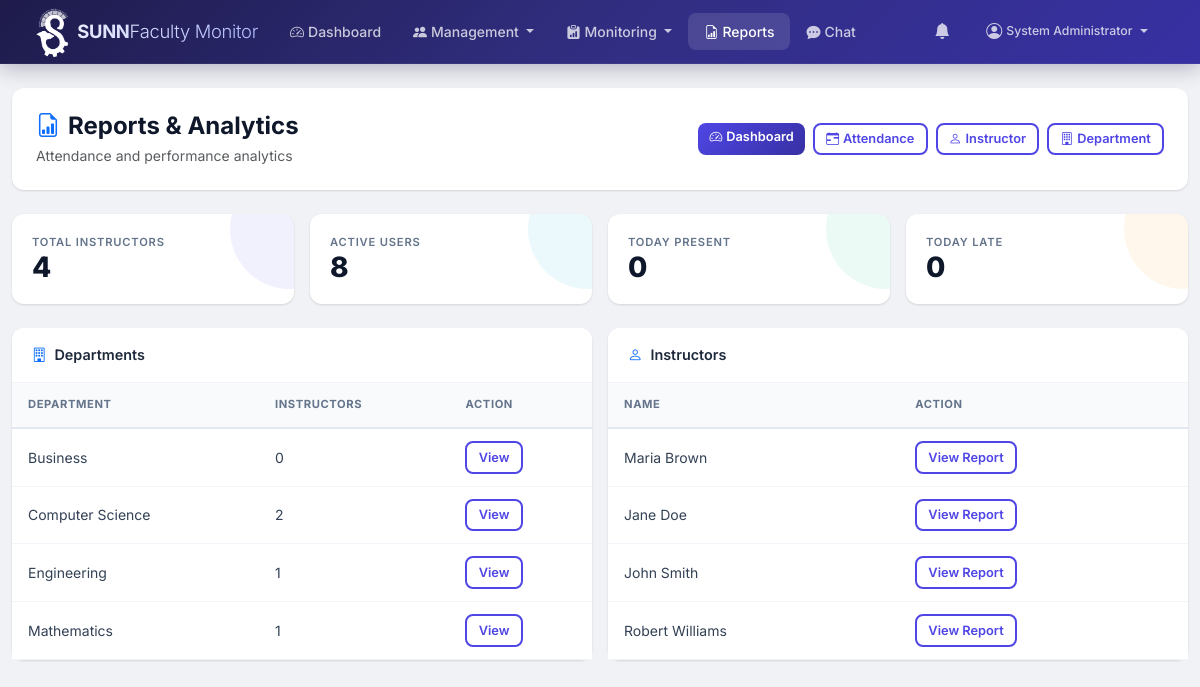
Screenshot of /admin/reports.php (signed in) with the database file from the repository.
### tables this page shows
CREATE TABLE departments (
    id INT PRIMARY KEY AUTO_INCREMENT,
    name VARCHAR(100) NOT NULL,
    code VARCHAR(20) UNIQUE NOT NULL,
    description TEXT DEFAULT NULL,
    status ENUM('active', 'inactive') NOT NULL DEFAULT 'active',
    created_at TIMESTAMP DEFAULT CURRENT_TIMESTAMP
);

CREATE TABLE users (
    id INT PRIMARY KEY AUTO_INCREMENT,
    username VARCHAR(50) UNIQUE NOT NULL,
    password VARCHAR(255) NOT NULL,
    email VARCHAR(100) UNIQUE NOT NULL,
    first_name VARCHAR(50) NOT NULL,
    last_name VARCHAR(50) NOT NULL,
    role ENUM('admin', 'instructor', 'student', 'department_head') NOT NULL DEFAULT 'instructor',
    status ENUM('active', 'inactive', 'suspended') NOT NULL DEFAULT 'active',
    profile_image VARCHAR(255) DEFAULT NULL,
    preferences JSON DEFAULT NULL,
    last_login DATETIME DEFAULT NULL,
    last_activity DATETIME DEFAULT NULL,
    created_at TIMESTAMP DEFAULT CURRENT_TIMESTAMP,
    updated_at TIMESTAMP DEFAULT CURRENT_TIMESTAMP ON UPDATE CURRENT_TIMESTAMP
);

### admin/reports.php (the view, shortened to what this page needs)
<?php
$db = getDB();
$report_type = $_GET['type'] ?? 'dashboard';
$month = $_GET['month'] ?? date('m');
$year = $_GET['year'] ?? date('Y');
$total_instructors = $db->query("SELECT COUNT(*) FROM instructors")->fetchColumn();
$total_users = $db->query("SELECT COUNT(*) FROM users WHERE status='active'")->fetchColumn();
$today_attendance = $db->query("SELECT COUNT(*) FROM attendance_logs WHERE DATE(timestamp)=CURDATE() AND type='time_in'")->fetchColumn();
$today_late = $db->query("SELECT COUNT(*) FROM attendance_logs WHERE DATE(timestamp)=CURDATE() AND type='time_in' AND status='late'")->fetchColumn();
$dept_list = $db->query("SELECT id, name FROM departments WHERE status='active' ORDER BY name")->fetchAll();
$inst_list = $db->query("SELECT u.id, u.first_name, u.last_name FROM users u JOIN instructors i ON u.id=i.user_id WHERE u.role='instructor' AND u.status='active' ORDER BY u.last_name")->fetchAll();
require_once __DIR__ . '/../includes/header.php';
require_once __DIR__ . '/../includes/navbar.php';
?>
<div class="container-fluid py-4">
<div class="page-header d-flex flex-wrap justify-content-between align-items-center gap-2 fade-in mb-4">
    <div>
        <h4 class="mb-1"><i class="bi bi-file-earmark-bar-graph me-2 text-primary"></i>Reports & Analytics</h4>
        <p class="text-muted mb-0 small">Attendance and performance analytics</p>
    </div>
    <div class="d-flex gap-2">
        <a href="?type=dashboard" class="btn btn-sm <?= $report_type==='dashboard'?'btn-primary':'btn-outline-primary' ?>"><i class="bi bi-speedometer2 me-1"></i>Dashboard</a>
        <a href="?type=attendance&month=<?= $month ?>&year=<?= $year ?>" class="btn btn-sm <?= $report_type==='attendance'?'btn-primary':'btn-outline-primary' ?>"><i class="bi bi-calendar-range me-1"></i>Attendance</a>
        <a href="?type=instructor" class="btn btn-sm <?= $report_type==='instructor'?'btn-primary':'btn-outline-primary' ?>"><i class="bi bi-person me-1"></i>Instructor</a>
        <a href="?type=department" class="btn btn-sm <?= $report_type==='department'?'btn-primary':'btn-outline-primary' ?>"><i class="bi bi-building me-1"></i>Department</a>
    </div>
</div>
<?php if ($report_type === 'dashboard'): ?>
<div class="row g-3 mb-4">
    <div class="col-md-3">
        <div class="card stat-card primary"><div class="card-body">
            <div class="stat-label">Total Instructors</div>
            <div class="stat-value"><?= $total_instructors ?></div>
        </div></div>
    </div>
    <div class="col-md-3">
        <div class="card stat-card info"><div class="card-body">
            <div class="stat-label">Active Users</div>
            <div class="stat-value"><?= $total_users ?></div>
        </div></div>
    </div>
    <div class="col-md-3">
        <div class="card stat-card success"><div class="card-body">
            <div class="stat-label">Today Present</div>
            <div class="stat-value"><?= $today_attendance ?></div>
        </div></div>
    </div>
    <div class="col-md-3">
        <div class="card stat-card warning"><div class="card-body">
            <div class="stat-label">Today Late</div>
            <div class="stat-value"><?= $today_late ?></div>
        </div></div>
    </div>
</div>
<div class="row g-3">
    <div class="col-lg-6">
        <div class="card"><div class="card-header"><i class="bi bi-building me-2 text-primary"></i>Departments</div>
        <div class="card-body p-0">
            <table class="table table-sm mb-0">
                <thead class="table-light"><tr><th>Department</th><th>Instructors</th><th>Action</th></tr></thead>
                <tbody>
                    <?php foreach ($dept_list as $d):
                        $cnt = $db->prepare("SELECT COUNT(*) FROM instructors WHERE department_id=?");
                        $cnt->execute([$d['id']]);
                    ?>
                    <tr><td><?= htmlspecialchars($d['name']) ?></td><td><?= $cnt->fetchColumn() ?></td><td><a href="?type=department&department_id=<?= $d['id'] ?>&month=<?= $month ?>&year=<?= $year ?>" class="btn btn-sm btn-outline-primary">View</a></td></tr>
                    <?php endforeach; ?>
                </tbody>
            </table>
        </div></div>
    </div>
    <div class="col-lg-6">
        <div class="card"><div class="card-header"><i class="bi bi-person me-2 text-primary"></i>Instructors</div>
        <div class="card-body p-0">
            <table class="table table-sm mb-0">
                <thead class="table-light"><tr><th>Name</th><th>Action</th></tr></thead>
                <tbody>
                    <?php foreach ($inst_list as $inst): ?>
                    <tr><td><?= htmlspecialchars($inst['first_name'] . ' ' . $inst['last_name']) ?></td><td><a href="?type=instructor&instructor_id=<?= $inst['id'] ?>&month=<?= $month ?>&year=<?= $year ?>" class="btn btn-sm btn-outline-primary">View Report</a></td></tr>
                    <?php endforeach; ?>
                </tbody>
            </table>
        </div></div>
    </div>
</div>
<?php endif; ?>
</div>
<?php require_once __DIR__ . '/../includes/footer.php'; ?>

### assets/css/style.css (style rules this page uses)
:root { --primary: #4f46e5; --primary-dark: #3730a3; --primary-light: #818cf8; --primary-bg: rgba(79, 70, 229, 0.08); --secondary: #0ea5e9; --success: #10b981; --success-bg: rgba(16, 185, 129, 0.1); --warning: #f59e0b; --warning-bg: rgba(245, 158, 11, 0.1); --danger: #ef4444; --danger-bg: rgba(239, 68, 68, 0.1); --info: #06b6d4; --info-bg: rgba(6, 182, 212, 0.1); --dark: #1e293b; --gray-50: #f8fafc; --gray-100: #f1f5f9; --gray-200: #e2e8f0; --gray-300: #cbd5e1; --gray-400: #94a3b8; --gray-500: #64748b; --gray-600: #475569; --gray-700: #334155; --gray-800: #1e293b; --gray-900: #0f172a; --body-bg: #f0f2f5; --card-shadow: 0 1px 3px rgba(0,0,0,.08), 0 1px 2px rgba(0,0,0,.06); --card-shadow-hover: 0 10px 25px rgba(0,0,0,.1), 0 4px 10px rgba(0,0,0,.06); --border-radius: 12px; --border-radius-sm: 8px; --border-radius-lg: 16px; --transition: all .2s ease; --nav-height: 64px; }
* { margin: 0; padding: 0; box-sizing: border-box; }
body { font-family: 'Inter', -apple-system, BlinkMacSystemFont, sans-serif; background: var(--body-bg); color: var(--gray-800); min-height: 100vh; -webkit-font-smoothing: antialiased; -moz-osx-font-smoothing: grayscale; }
.card { border: none; border-radius: var(--border-radius); box-shadow: var(--card-shadow); transition: var(--transition); }
.card-header { background: #fff; border-bottom: 1px solid var(--gray-100); padding: 1rem 1.25rem; font-weight: 600; font-size: .9rem; color: var(--gray-800); border-radius: var(--border-radius) var(--border-radius) 0 0 !important; }
.card-body { padding: 1.25rem; }
.stat-card { border-radius: var(--border-radius); border: none; position: relative; overflow: hidden; }
.stat-card::after { content: ''; position: absolute; top: -50%; right: -20%; width: 120px; height: 120px; border-radius: 50%; opacity: .08; }
.stat-card.primary::after { background: var(--primary); }
.stat-card.success::after { background: var(--success); }
.stat-card.warning::after { background: var(--warning); }
.stat-card.info::after { background: var(--info); }
.stat-card .card-body { padding: 1.25rem; }
.stat-card .stat-label { font-size: .7rem; text-transform: uppercase; letter-spacing: .8px; font-weight: 600; color: var(--gray-500); }
.stat-card .stat-value { font-size: 1.75rem; font-weight: 800; color: var(--gray-900); line-height: 1.2; }
.table { margin-bottom: 0; font-size: .875rem; }
.table thead th { background: var(--gray-50); font-size: .7rem; text-transform: uppercase; letter-spacing: .6px; font-weight: 700; color: var(--gray-500); padding: .85rem 1rem; border-bottom: 2px solid var(--gray-200); }
.table tbody td { padding: .75rem 1rem; vertical-align: middle; border-bottom: 1px solid var(--gray-100); color: var(--gray-700); }
.btn { padding: .5rem 1.25rem; font-weight: 600; font-size: .875rem; border-radius: var(--border-radius-sm); transition: var(--transition); border: none; }
.btn-primary { background: linear-gradient(135deg, var(--primary), var(--primary-dark)); color: #fff; }
.btn-outline-primary { background: transparent; border: 2px solid var(--primary); color: var(--primary); }
.btn-sm { padding: .3rem .7rem; font-size: .8rem; }
.page-header { background: #fff; border-radius: var(--border-radius); padding: 1.5rem; margin-bottom: 1.5rem; box-shadow: var(--card-shadow); }
.page-header h4 { font-weight: 700; color: var(--gray-900); margin: 0; }
.fade-in { animation: fadeInUp .4s ease forwards; }

### rows the page displays
departments: name "Business", fetchColumn "0"
departments: name "Computer Science", fetchColumn "2"
departments: name "Engineering", fetchColumn "1"
departments: name "Mathematics", fetchColumn "1"
users: first_name+last_name "Maria Brown"
users: first_name+last_name "Jane Doe"
users: first_name+last_name "John Smith"
users: first_name+last_name "Robert Williams"

### other values shown
$_SESSION['user_name'] "System Administrator"
$total_instructors "4"
$total_users "8"
$today_attendance "0"
$today_late "0"
